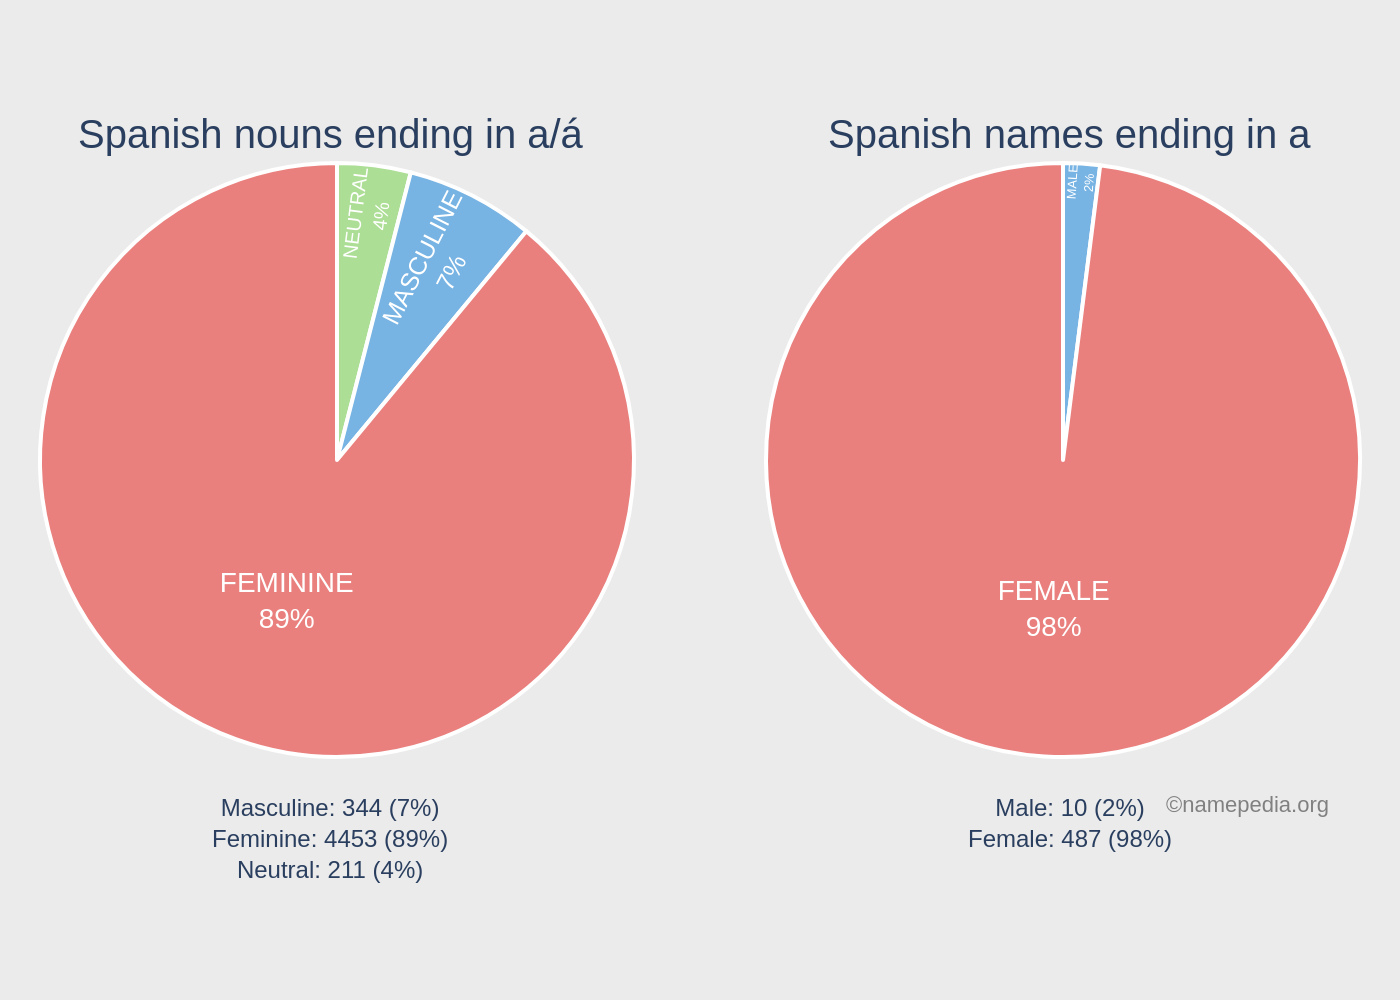

The script that drew this image:
import sys
import json
import os
import plotly.graph_objects as go
from plotly.subplots import make_subplots

# Check for command-line argument
if len(sys.argv) != 2:
    print("Usage: python script.py <path_to_json_file>")
    sys.exit(1)

json_path = sys.argv[1]

# Read data from the JSON file
try:
    with open(json_path, 'r', encoding='utf-8') as f:
        chart_data = json.load(f)
except FileNotFoundError:
    print(f"Error: JSON file not found at {json_path}")
    sys.exit(1)
except json.JSONDecodeError:
    print(f"Error: Could not decode JSON from {json_path}")
    sys.exit(1)

# Create subplots for the pie charts
fig = make_subplots(rows=1, cols=2, specs=[[{'type': 'domain'}, {'type': 'domain'}]])

# Add traces for each pie chart
chart_details = chart_data['charts']
for i, chart in enumerate(chart_details):
    labels = [d['label'] for d in chart['data']]
    values = [d['value'] for d in chart['data']]
    colors = chart['colors']
    
    fig.add_trace(go.Pie(
        labels=labels,
        values=values,
        marker_colors=colors,
        sort=False,
        direction='clockwise',
        hole=0.0
    ), row=1, col=i + 1)

# Update trace properties
# While the original chart uses black boxes for labels, this is a non-standard
# feature. White text on the colored slice is the closest robust representation.
fig.update_traces(
    textposition='inside',
    texttemplate='%{label}<br>%{value}%',
    textfont=dict(color='white', size=14, family='Arial'),
    hoverinfo='label+percent',
    marker=dict(line=dict(color='#FFFFFF', width=2))
)

# Prepare annotations for titles and footer text
annotations = []
title_x_positions = [0.22, 0.78]
annotation_x_positions = [0.22, 0.78]

for i, chart in enumerate(chart_details):
    # Chart titles
    annotations.append(dict(
        text=chart['title'],
        x=title_x_positions[i],
        y=1.0,
        xref='paper',
        yref='paper',
        xanchor='center',
        yanchor='bottom',
        showarrow=False,
        font=dict(size=20, family='Arial')
    ))
    # Bottom annotations
    annotations.append(dict(
        text=chart['annotation_text'],
        x=annotation_x_positions[i],
        y=-0.05,
        xref='paper',
        yref='paper',
        xanchor='center',
        yanchor='top',
        align='center',
        showarrow=False,
        font=dict(size=12, family='Arial')
    ))

# Source annotation
annotations.append(dict(
    text=chart_data['texts']['source'],
    x=0.98,
    y=-0.1,
    xref='paper',
    yref='paper',
    xanchor='right',
    yanchor='bottom',
    showarrow=False,
    font=dict(size=11, family='Arial', color='grey')
))

# Update layout
fig.update_layout(
    showlegend=False,
    paper_bgcolor='#EBEBEB',
    plot_bgcolor='#EBEBEB',
    font_family="Arial",
    margin=dict(t=80, b=120, l=20, r=20),
    annotations=annotations
)

# Determine output filename and save the image
base_filename, _ = os.path.splitext(os.path.basename(json_path))
output_filename = f"{base_filename}.png"
fig.write_image(output_filename, scale=2)

print(f"Chart image saved to {output_filename}")
